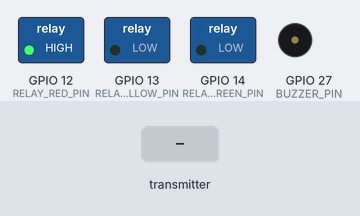
Bench run of a sketch on a simulated ESP32. Shown: switched loads named in the sketch (green lamp = pin HIGH), buzzer (waves = sounding). Inputs (shaded band) come from the test bench. No radio packets arrive unless stated; what the sketch prints to the serial monitor is not drawn.

Above: at 1.2 s.
1.3 s: the transmitter starts sending emergency_active = 1
At 2.3 s:
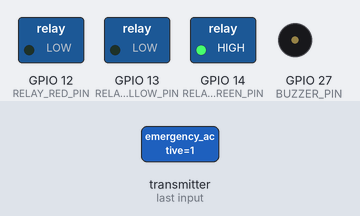
At 14.6 s:
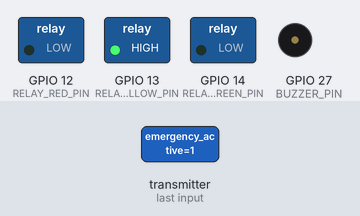
Timing chart, 0 to 30.0 s (numbered marks = the images above; inputs shaded):
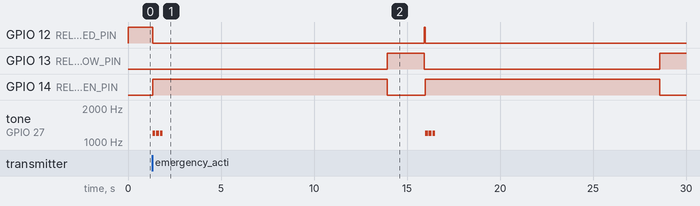

Measured:
- after the input at 1.3 s, GPIO 12 (RELAY_RED_PIN): HIGH → LOW at once, → HIGH 14.6 s later, → LOW 0.05 s later; GPIO 13 (RELAY_YELLOW_PIN): LOW → HIGH after 12.6 s, → LOW 2.0 s later, → HIGH 12.7 s later

The sketch:

esp32_junction_receiver.ino
```cpp
/*
 * ==============================================================================
 * PROJECT: Emergency Vehicles Priority System (EVPS)
 * MODULE: ESP32 Traffic Junction Receiver & Relay Controller
 * TEAM: PHANTOM DELUX | THEME: SMART VEHICLES
 * ==============================================================================
 * Hardware Connections:
 * - ESP32 NodeMCU
 * - NRF24L01+ RF Receiver: CE -> GPIO 22, CSN -> GPIO 21, SCK -> 18, MISO -> 19, MOSI -> 23
 * - Relay 1 (RED LIGHT): GPIO 12
 * - Relay 2 (YELLOW LIGHT): GPIO 13
 * - Relay 3 (GREEN LIGHT): GPIO 14
 * - Buzzer (Emergency Siren Alert): GPIO 27
 * ==============================================================================
 */

#include <WiFi.h>
#include <HTTPClient.h>
#include <SPI.h>
#include <nRF24L01.h>
#include <RF24.h>

#define RELAY_RED_PIN 12
#define RELAY_YELLOW_PIN 13
#define RELAY_GREEN_PIN 14
#define BUZZER_PIN 27

#define JUNCTION_ID 4 // Junction J-04
const char* RECEIVER_ID = "RX-ESP32-J04";
const char* SERVER_ACK_URL = "http://192.168.1.100:8000/api/receivers/status";

RF24 radio(22, 21);
const byte nrfAddress[6] = "EVPS1";

struct PriorityPacket {
  char ambulance_id[8];
  float lat;
  float lng;
  float speed_kmh;
  bool emergency_active;
  uint32_t timestamp;
};

void setTrafficSignal(bool red, bool yellow, bool green) {
  digitalWrite(RELAY_RED_PIN, red ? HIGH : LOW);
  digitalWrite(RELAY_YELLOW_PIN, yellow ? HIGH : LOW);
  digitalWrite(RELAY_GREEN_PIN, green ? HIGH : LOW);
}

void setup() {
  Serial.begin(115200);

  pinMode(RELAY_RED_PIN, OUTPUT);
  pinMode(RELAY_YELLOW_PIN, OUTPUT);
  pinMode(RELAY_GREEN_PIN, OUTPUT);
  pinMode(BUZZER_PIN, OUTPUT);

  // Initialize NRF24L01
  if (radio.begin()) {
    radio.openReadingPipe(0, nrfAddress);
    radio.setPALevel(RF24_PA_HIGH);
    radio.setDataRate(RF24_250KBPS);
    radio.startListening();
    Serial.println("[EVPS Receiver] RF Listening on Channel EVPS1...");
  }

  // Normal Traffic Cycle Initial State: RED
  setTrafficSignal(true, false, false);
}

void loop() {
  // Check for inbound priority request packet
  if (radio.available()) {
    PriorityPacket packet;
    radio.read(&packet, sizeof(packet));

    if (packet.emergency_active) {
      Serial.print("🚨 [EVPS PRIORITY] INCOMING AMBULANCE: ");
      Serial.print(packet.ambulance_id);
      Serial.print(" | Speed: ");
      Serial.println(packet.speed_kmh);

      // 1. Instantly override signal to GREEN
      setTrafficSignal(false, false, true);

      // 2. Beep buzzer for pedestrian warning
      for (int i = 0; i < 3; i++) {
        tone(BUZZER_PIN, 1200, 150);
        delay(200);
      }
      noTone(BUZZER_PIN);

      // 3. Keep GREEN priority active for ambulance crossing (with safety watchdog)
      unsigned long greenStart = millis();
      while (millis() - greenStart < 12000) { // 12 seconds priority window
        delay(100);
      }

      // 4. Safe restoration to normal cycle
      setTrafficSignal(false, true, false); // Yellow transition
      delay(2000);
      setTrafficSignal(true, false, false); // Restore Red/Normal
      Serial.println("✓ [EVPS PRIORITY] Ambulance Cleared. Normal cycle restored.");
    }
  }

  delay(50);
}
```
